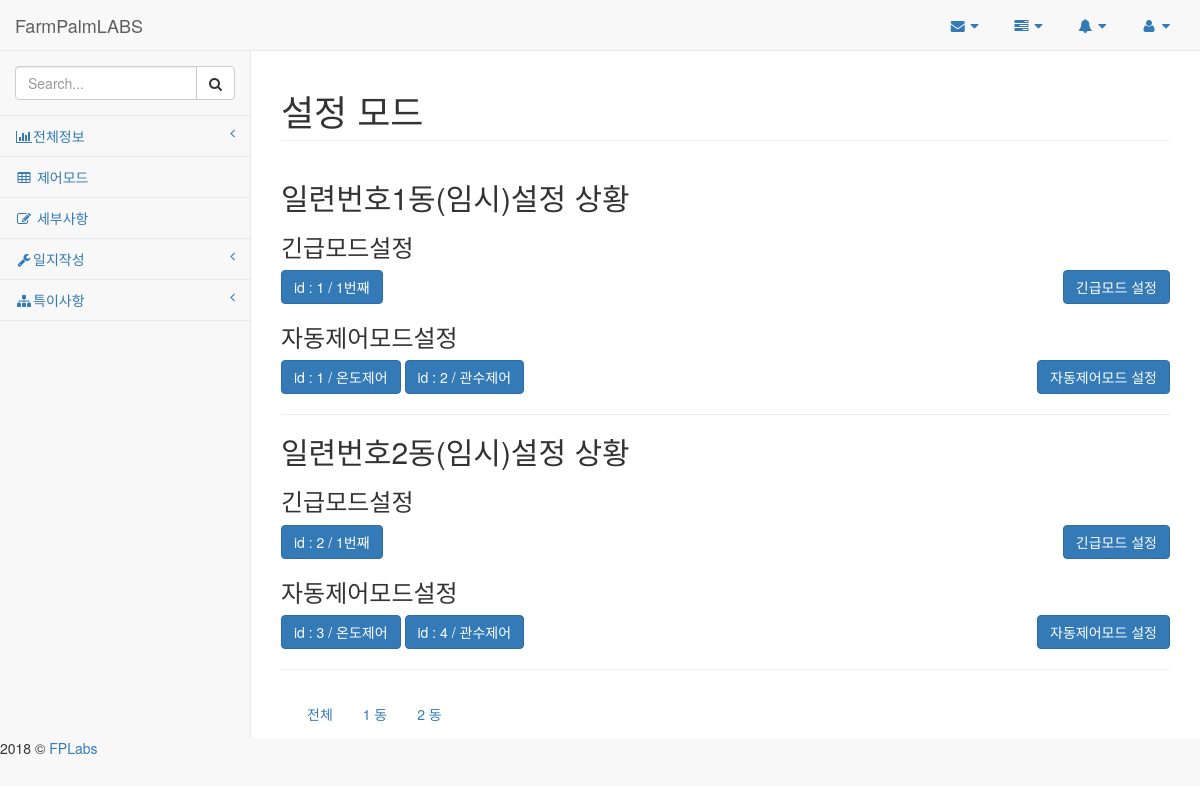
The page /palm/setting/ on the database its author committed.
### palm/models.py (models this page shows, shortened)
class Gcg(models.Model):
    gcg_id = models.IntegerField(unique=True)
    user = models.ForeignKey(settings.AUTH_USER_MODEL, related_name='gcg_set', on_delete=models.PROTECT)
    created_at = models.DateTimeField(auto_now_add=True)
    snode_num = models.IntegerField()
    anode_num = models.IntegerField()
    cctv_outside_num = models.IntegerField()
    cctv_inside_num = models.IntegerField()
    pass

class Emergency(models.Model):
    gcg = models.ForeignKey('Gcg', on_delete=models.CASCADE)
    emergency_id = models.ForeignKey('Snode', on_delete=models.CASCADE)
    u_value = models.FloatField()
    r_value = models.FloatField()
    l_value = models.FloatField()
    anode = models.ForeignKey('Anode', on_delete= models.CASCADE)
    priority = models.IntegerField()
    updated_at = models.DateTimeField(auto_now = True)

class Operating(models.Model):
    gcg = models.ForeignKey('Gcg', on_delete=models.CASCADE)
    opr_type = models.CharField(max_length=100)
    opr_comment = models.TextField()
    snode_num = models.IntegerField()
    anode_num = models.IntegerField()
    u_value = models.FloatField()
    r_value = models.FloatField()
    l_value = models.FloatField()
    updated_at = models.DateTimeField(auto_now = True)

### palm/views.py (the view)
# urls.py: path('setting/', views.setting, name = 'setting'),
def setting(request):
    gcg = Gcg.objects.all()
    return render(request, 'setting/setting.html', {
        'gcg' : gcg,
    })

### palm/templates/setting/setting.html
{% extends "setting/layout.html" %}
{% block content %}
{% for gcg in gcg %}
    <h2>일련번호{{gcg.gcg_id}}동(임시)설정 상황</h2>
    <h3>긴급모드설정</h3>
    <a href="{% url "palm:emergency" gcg.gcg_id %}" class = "btn btn-primary pull-right">긴급모드 설정</a>
    {% for emergency in gcg.emergency_set.all %}
    <div class = 'btn btn-primary'>id : {{ emergency.id }} / {{ forloop.counter }}번째</div>
    {% endfor %}
    <h3>자동제어모드설정</h3>
    <a href = "{% url "palm:operating" gcg.gcg_id %}" class = "btn btn-primary pull-right">자동제어모드 설정</a>
    {% for operating in gcg.operating_set.all %}
    <div class = 'btn btn-primary'>id : {{ operating.id }} / {{ operating.opr_type }}제어</div>
    {% endfor %}
<hr>
{% endfor %}
{% endblock %}

### palm/templates/setting/layout.html
{% extends "layout.html" %}
{% block title %}설정 모드{% endblock %}
{% block temp %}
<div class = 'btn btn-toobar' role = 'toolbar'>
    <a href = "{% url "palm:setting" %}" class = 'btn btn-group' role = 'group'>전체</a>
    {% for gcg in gcg %}
    <a href = "{% url "palm:setting_house" gcg.gcg_id %}" class = 'btn btn-group' role = 'group'>{{ forloop.counter }} 동</a>
    {% endfor %}
</div>
{% endblock %}

### farm/templates/layout.html (shortened to what this page needs)
<!doctype html>
{% load staticfiles %}
<html lang="ko">
  <head>
    <link href="{% static '/bootstrap/vendor/bootstrap/css/bootstrap.min.css' %}" rel="stylesheet">
    <link href="{% static '/bootstrap/vendor/metisMenu/metisMenu.min.css' %}" rel="stylesheet">
    <link href="{% static '/bootstrap/dist/css/sb-admin-2.css' %}" rel="stylesheet">
    <link href="{% static '/bootstrap//vendor/morrisjs/morris.css' %}" rel="stylesheet">
    <link href="{% static '/bootstrap/vendor/font-awesome/css/font-awesome.min.css' %}" rel="stylesheet" type="text/css">
  </head>
  <body>
    <div id="wrapper">
          <nav class="navbar navbar-default navbar-static-top" role="navigation" style="margin-bottom: 0">
              <div class="navbar-header">
                  <a class="navbar-brand" href="index.html">FarmPalmLABS</a>
              </div>
              <ul class="nav navbar-top-links navbar-right">
                  <li class="dropdown">
                      <a class="dropdown-toggle" data-toggle="dropdown" href="#">
                          <i class="fa fa-envelope fa-fw"></i> <i class="fa fa-caret-down"></i>
                      </a>
                  </li>
                  <li class="dropdown">
                      <a class="dropdown-toggle" data-toggle="dropdown" href="#">
                          <i class="fa fa-tasks fa-fw"></i> <i class="fa fa-caret-down"></i>
                      </a>
                  </li>
                  <li class="dropdown">
                      <a class="dropdown-toggle" data-toggle="dropdown" href="#">
                          <i class="fa fa-bell fa-fw"></i> <i class="fa fa-caret-down"></i>
                      </a>
                  </li>
                  <li class="dropdown">
                      <a class="dropdown-toggle" data-toggle="dropdown" href="#">
                          <i class="fa fa-user fa-fw"></i> <i class="fa fa-caret-down"></i>
                      </a>
                  </li>
              </ul>
              <div class="navbar-default sidebar" role="navigation">
                  <div class="sidebar-nav navbar-collapse">
                      <ul class="nav" id="side-menu">
                          <li class="sidebar-search">
                              <div class="input-group custom-search-form">
                                  <input type="text" class="form-control" placeholder="Search...">
                                  <span class="input-group-btn">
                                  <button class="btn btn-default" type="button">
                                      <i class="fa fa-search"></i>
                                  </button>
                              </span>
                              </div>
                          </li>
                          <li>
                              <a href="#"><i class="fa fa-bar-chart-o fa-fw"></i>전체정보<span class="fa arrow"></span></a>
                          </li>
                          <li>
                              <a href="tables.html"><i class="fa fa-table fa-fw"></i> 제어모드</a>
                          </li>
                          <li>
                              <a href="forms.html"><i class="fa fa-edit fa-fw"></i> 세부사항</a>
                          </li>
                          <li>
                              <a href="#"><i class="fa fa-wrench fa-fw"></i>일지작성<span class="fa arrow"></span></a>
                          </li>
                          <li>
                              <a href="#"><i class="fa fa-sitemap fa-fw"></i>특이사항<span class="fa arrow"></span></a>
                          </li>
                      </ul>
                  </div>
              </div>
          </nav>
          <div id="page-wrapper">
              <div class="row">
                  <div class="col-lg-12">
                      <h1 class="page-header">{% block title %}{% endblock %}</h1>
                  </div>
              </div>
              {% block content %}
              {% endblock %}
              {% block temp %}
              {% endblock %}
          </div>
      </div>
    2018 &copy; <a href="#" target='blank'>FPLabs</a>
  </body>
</html>

### rows shown on the page
Gcg: gcg_id "1"
Emergency: id "1"
Operating: id "1", opr_type "온도"
Operating: id "2", opr_type "관수"
Gcg: gcg_id "2"
Emergency: id "2"
Operating: id "3", opr_type "온도"
Operating: id "4", opr_type "관수"
